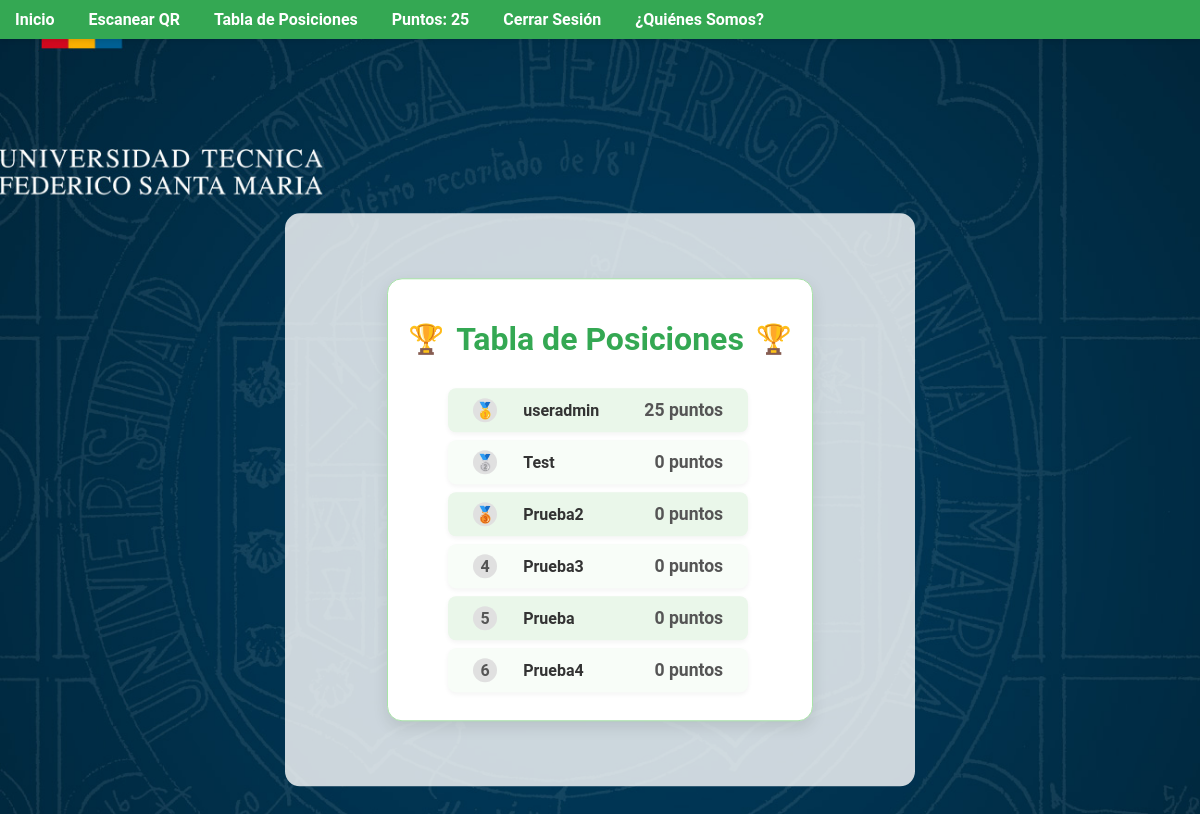
Page /leaderboard/ (signed in) on the earlier database version.
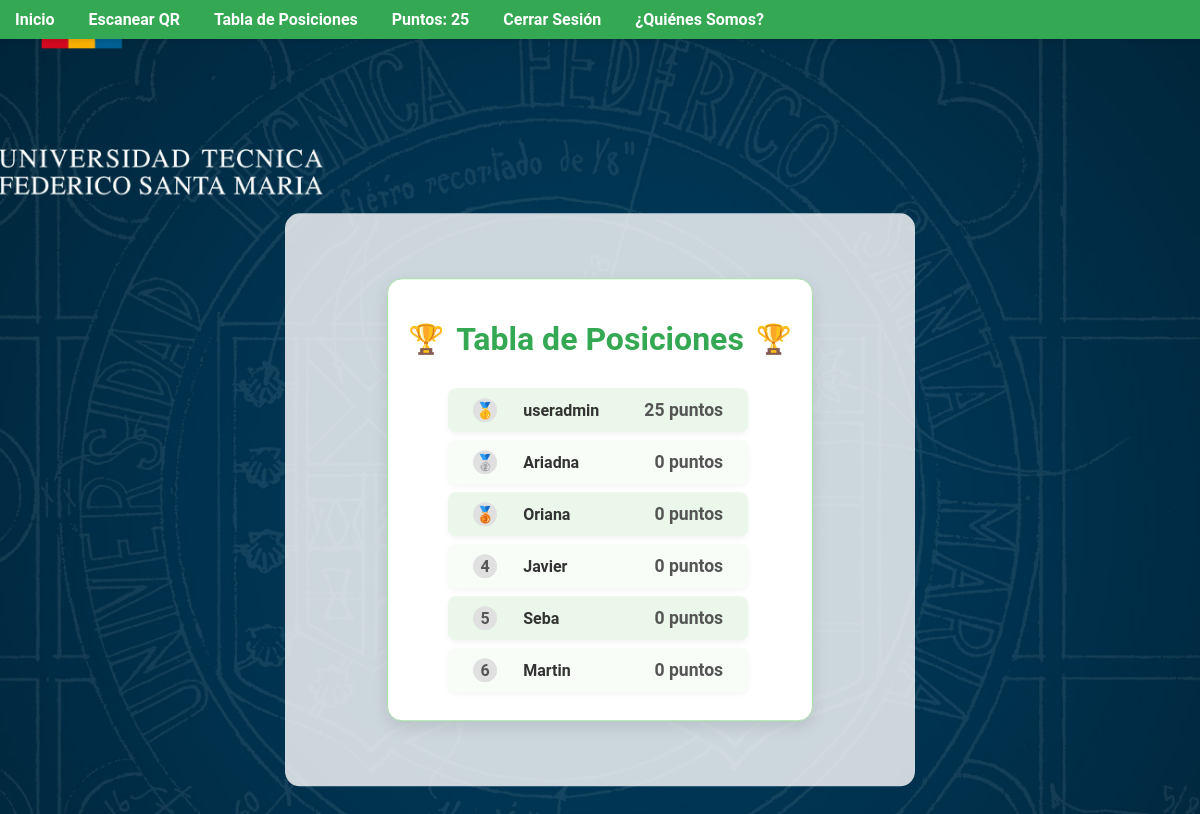
Same page on the later database version.
### myapp/models.py (models this page shows)
class CustomUser(AbstractUser):
    score = models.IntegerField(default=0)

### myapp/views.py (the view)
# urls.py: path('leaderboard/', views.leaderboard, name='leaderboard'),
@login_required
def leaderboard(request):
    users = CustomUser.objects.order_by('-score')[:10]
    return render(request, 'leaderboard.html', {'users': users})

### myapp/templates/leaderboard.html (shortened to what this page needs)
{% extends 'base.html' %}
{% block content %}
<div class="leaderboard-container">
    <h1 class="leaderboard-title">
        Tabla de Posiciones
    </h1>
    <ol class="leaderboard-list">
        {% for user in users %}
        <li class="leaderboard-item">
            <span class="username">{{ user.username }}</span>
            <span class="score">{{ user.score }} puntos</span>
        </li>
        {% endfor %}
    </ol>
</div>
{% endblock %}

### myapp/templates/base.html (shortened to what this page needs)
{% load static %}
<!DOCTYPE html>
<html lang="es">
<head>
    <link rel="stylesheet" href="{% static 'styles.css' %}">
</head>
<body>
    <nav>
        <a href="{% url 'index' %}">Inicio</a>
        <a href="{% url 'scan_qr' %}">Escanear QR</a>
        <a href="{% url 'leaderboard' %}">Tabla de Posiciones</a>
        {% if user.is_authenticated %}
            <span>Puntos: {{ user.score }}</span>
            <a href="{% url 'logout' %}">Cerrar Sesión</a>
        {% else %}
            <a href="{% url 'login' %}">Iniciar Sesión</a>
            <a href="{% url 'register' %}">Registrarse</a>
        {% endif %}
        <a href="{% url 'quienesomos' %}">¿Quiénes Somos?</a>
    </nav>
    <div class="container">
        {% block content %}
        {% endblock %}
    </div>
</body>
</html>

Differences in the rows shown:
removed CustomUser: username "Prueba4", score "0"
changed CustomUser: username "Test" → "Ariadna"
changed CustomUser: username "Prueba2" → "Oriana"
changed CustomUser: username "Prueba3" → "Javier"
changed CustomUser: username "Prueba" → "Seba"
added CustomUser: username "Martin", score "0"
